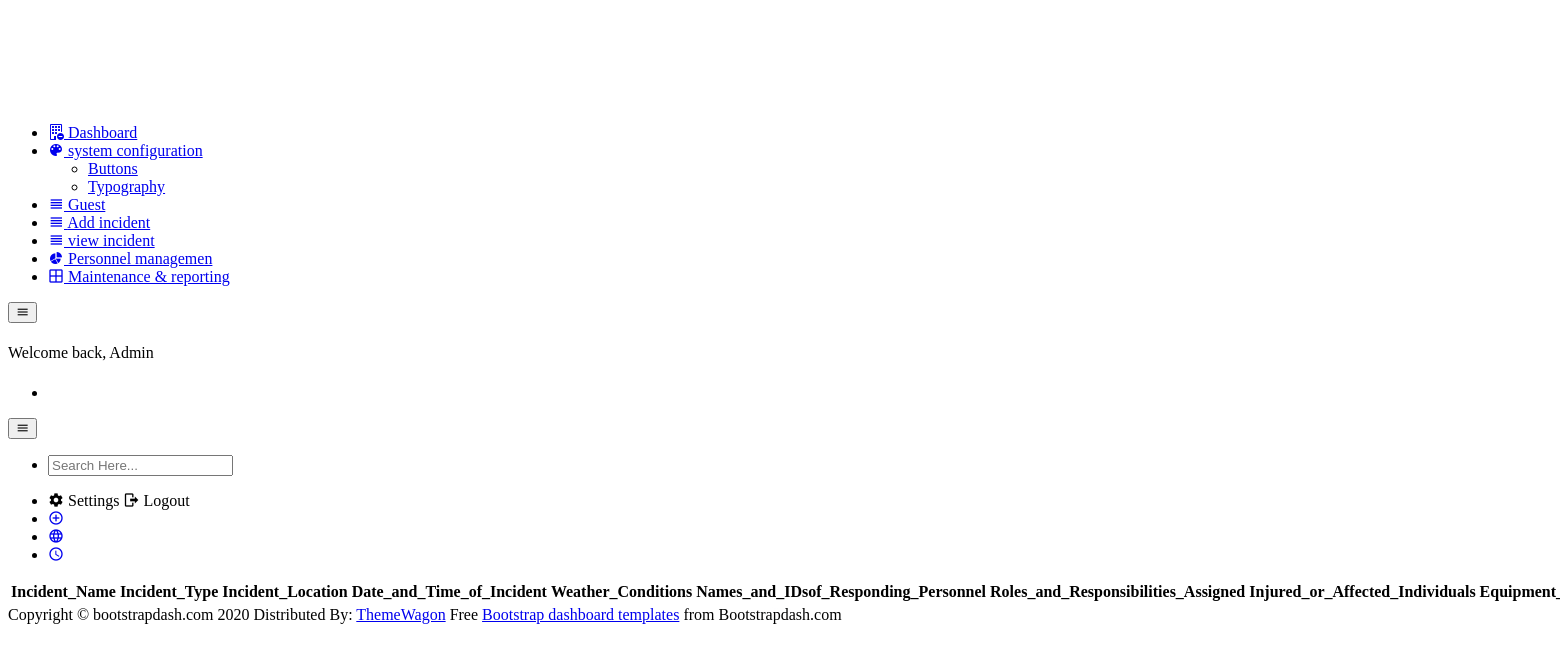
The page /viewIncident on the database as committed earlier.
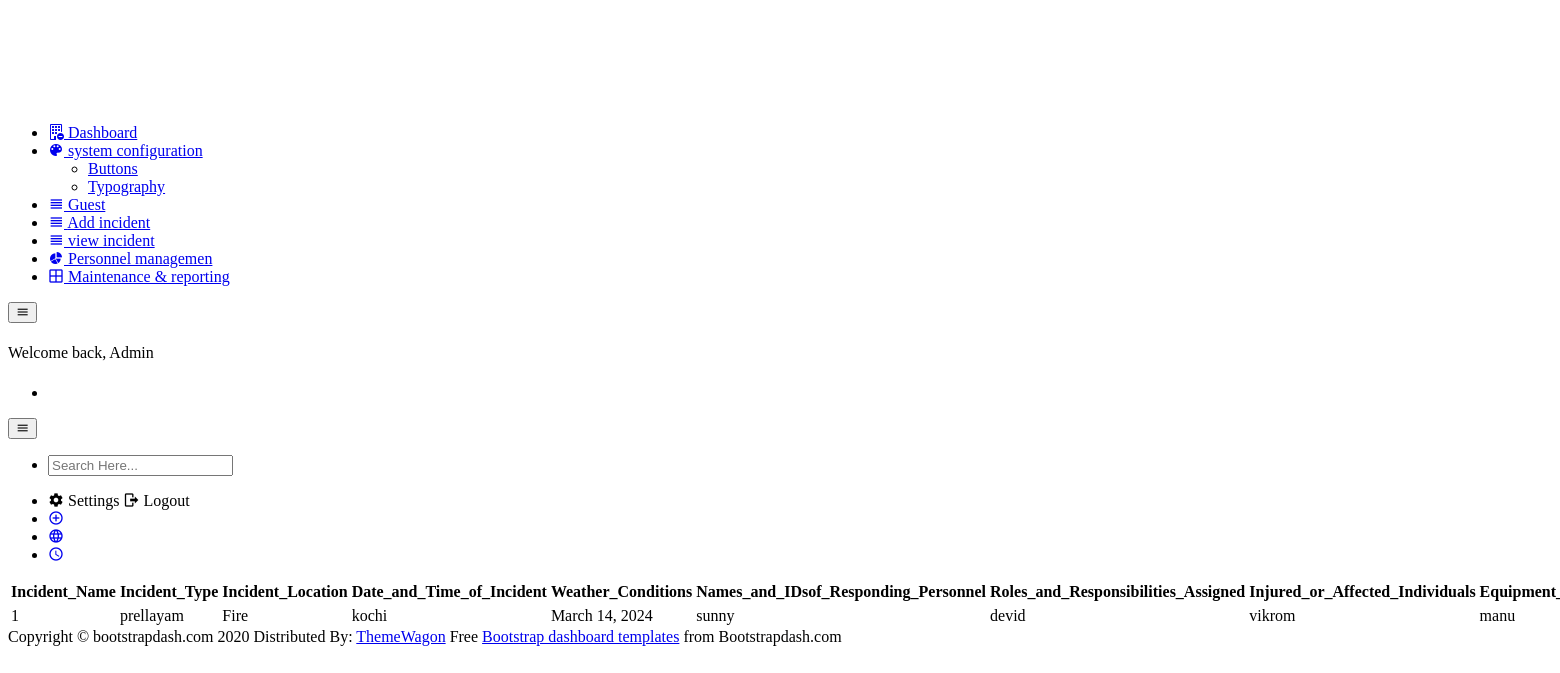
The same page on the database as committed later.
### fsApp/models.py (models this page shows, shortened)
class incident(models.Model):
    Incident_Name = models.CharField(max_length=100)
    Incident_Type = models.CharField(max_length=100,choices=IncidentType)
    Incident_Location = models.CharField(max_length=100)
    Date_and_Time_of_Incident = models.DateField(auto_now=True)
    Weather_Conditions = models.CharField(max_length=200)
    Names_and_IDsof_Responding_Personnel =models.CharField(max_length=100)
    Roles_and_Responsibilities_Assigned = models.CharField(max_length=200)
    Injured_or_Affected_Individuals = models.CharField(max_length=100)
    Equipment_Used = models.CharField(max_length=100)
    images = models.ImageField(upload_to='IncidentImage/')

### fsApp/Adminviews.py (the view)
# urls.py: path('viewIncident',Adminviews.viewIncident,name='viewIncident'),
def viewIncident(request):
    allIncident = incident.objects.all()
    return render(request,'admin/viewIncident.html',{'allIncident':allIncident})

### templates/admin/viewIncident.html (shortened to what this page needs)
{% extends 'fsAdminIndex.html' %}
{% block content %}
<table class="table table-striped table-hover">
      <tr>
          <thead>
        <th>Incident_Name</th>
        <th>Incident_Type</th>
        <th>Incident_Location</th>
        <th>Date_and_Time_of_Incident</th>
        <th>Weather_Conditions</th>
        <th>Names_and_IDsof_Responding_Personnel</th>
        <th>Roles_and_Responsibilities_Assigned</th>
        <th>Injured_or_Affected_Individuals</th>
        <th>Equipment_Used</th>
        </thead>
    </tr>
    <tbody>
    {% for i in allIncident %}
    <tr>
        <td>{{forloop.counter}}</td>
        <td>{{i.Incident_Name}}</td>
        <td>{{i.Incident_Type}}</td>
        <td>{{i.Incident_Location}}</td>
        <td>{{i.Date_and_Time_of_Incident}}</td>
        <td>{{i.Weather_Conditions}}</td>
        <td>{{i.Names_and_IDsof_Responding_Personnel}}</td>
        <td>{{i.Roles_and_Responsibilities_Assigned}}</td>
        <td>{{i.Injured_or_Affected_Individuals}}</td>
    </tr>
    {% endfor %}
    </tbody>
</table>
{% endblock %}

### templates/fsAdminIndex.html (shortened to what this page needs)
<!DOCTYPE html>
{% load static %}
<html lang="en">
<head>
  <link rel="stylesheet" href="{% static 'Admin/vendors/mdi/css/materialdesignicons.min.css' %}">
  <link rel="stylesheet" href="{% static 'Admin/vendors/css/vendor.bundle.base.css' %}">
  <link rel="stylesheet" href="{% static 'Admin/css/style.css' %}">
  <link rel="stylesheet" href="https://cdn.jsdelivr.net/npm/bootstrap-icons@1.11.3/font/bootstrap-icons.min.css">
</head>
<body>
  <div class="container-scroller d-flex">
    <nav class="sidebar sidebar-offcanvas" id="sidebar">
      <ul class="nav">
<br>
        <br>
        <br>
        <br>
        <br>
        <br>
        <li class="nav-item">
          <a class="nav-link" href="index.html">
            <i class="bi bi-building-dash"> </i>
               <span class="menu-title">Dashboard</span>
          </a>
        </li>
        <li class="nav-item">
          <a class="nav-link" data-toggle="collapse" href="#ui-basic" aria-expanded="false" aria-controls="ui-basic">
            <i class="mdi mdi-palette menu-icon"></i>
            <span class="menu-title">system configuration</span>
          </a>
          <div class="collapse" id="ui-basic">
            <ul class="nav flex-column sub-menu">
              <li class="nav-item"> <a class="nav-link" href="pages/ui-features/buttons.html">Buttons</a></li>
              <li class="nav-item"> <a class="nav-link" href="pages/ui-features/typography.html">Typography</a></li>
            </ul>
          </div>
        </li>
        <li class="nav-item">
          <a class="nav-link" href="{% url 'viewGuest' %}">
            <i class="mdi mdi-view-headline menu-icon"></i>
            <span class="menu-title">Guest</span>
          </a>
        </li>
        <li class="nav-item">
          <a class="nav-link" href="{% url 'incidentRegister' %}">
            <i class="mdi mdi-view-headline menu-icon"></i>
            <span class="menu-title">Add incident</span>
          </a>
        </li>
           <li class="nav-item">
          <a class="nav-link" href="{% url 'viewIncident' %}">
            <i class="mdi mdi-view-headline menu-icon"></i>
            <span class="menu-title"> view incident</span>
          </a>
        </li>
        <li class="nav-item">
          <a class="nav-link" href="pages/charts/chartjs.html">
            <i class="mdi mdi-chart-pie menu-icon"></i>
            <span class="menu-title">Personnel managemen</span>
          </a>
        </li>
        <li class="nav-item">
          <a class="nav-link" href="pages/tables/basic-table.html">
            <i class="mdi mdi-grid-large menu-icon"></i>
            <span class="menu-title">Maintenance & reporting</span>
          </a>
        </li>
      </ul>
    </nav>
    <div class="container-fluid page-body-wrapper">
      <nav class="navbar col-lg-12 col-12 px-0 py-0 py-lg-4 d-flex flex-row">
        <div class="navbar-menu-wrapper d-flex align-items-center justify-content-end">
          <button class="navbar-toggler navbar-toggler align-self-center" type="button" data-toggle="minimize">
            <span class="mdi mdi-menu"></span>
          </button>
          <h4 class="font-weight-bold mb-0 d-none d-md-block mt-1">Welcome back, Admin </h4>
          <ul class="navbar-nav navbar-nav-right">
            <li class="nav-item">
            </li>
          </ul>
          <button class="navbar-toggler navbar-toggler-right d-lg-none align-self-center" type="button" data-toggle="offcanvas">
            <span class="mdi mdi-menu"></span>
          </button>
        </div>
        <div class="navbar-menu-wrapper navbar-search-wrapper d-none d-lg-flex align-items-center">
          <ul class="navbar-nav mr-lg-2">
            <li class="nav-item nav-search d-none d-lg-block">
              <div class="input-group">
                <input type="text" class="form-control" placeholder="Search Here..." aria-label="search" aria-describedby="search">
              </div>
            </li>
          </ul>
          <ul class="navbar-nav navbar-nav-right">
            <li class="nav-item nav-profile dropdown">
              <div class="dropdown-menu dropdown-menu-right navbar-dropdown" aria-labelledby="profileDropdown">
                <a class="dropdown-item">
                  <i class="mdi mdi-settings text-primary"></i>
                  Settings
                </a>
                <a class="dropdown-item">
                  <i class="mdi mdi-logout text-primary"></i>
                  Logout
                </a>
              </div>
            </li>
            <li class="nav-item">
              <a href="#" class="nav-link icon-link">
                <i class="mdi mdi-plus-circle-outline"></i>
              </a>
            </li>
            <li class="nav-item">
              <a href="#" class="nav-link icon-link">
                <i class="mdi mdi-web"></i>
              </a>
            </li>
            <li class="nav-item">
              <a href="#" class="nav-link icon-link">
                <i class="mdi mdi-clock-outline"></i>
              </a>
            </li>
          </ul>
        </div>
      </nav>
      <div class="main-panel">
        <div class="content-wrapper">
          <div class="row">
            <div class="col-12 col-xl-6 grid-margin stretch-card">
                {% block content %}
                {% endblock %}
            </div>
          </div>
        </div>
        <footer class="footer">
          <div class="card">
            <div class="card-body">
              <div class="d-sm-flex justify-content-center justify-content-sm-between">
                <span class="text-muted d-block text-center text-sm-left d-sm-inline-block">Copyright © bootstrapdash.com 2020</span>
                <span class="text-muted d-block text-center text-sm-left d-sm-inline-block">Distributed By: <a href="https://www.themewagon.com/" target="_blank">ThemeWagon</a></span>
                <span class="float-none float-sm-right d-block mt-1 mt-sm-0 text-center"> Free <a href="https://www.bootstrapdash.com/" target="_blank">Bootstrap dashboard templates</a> from Bootstrapdash.com</span>
              </div>
            </div>
          </div>
        </footer>
      </div>
    </div>
  </div>
</body>
</html>

### static/css/style.css (style rules this page uses)
:root { --primary: #2124B1; --secondary: #4777F5; --light: #F7FAFF; --dark: #1D1D27; }
h4, h5, h6, .fw-medium { font-weight: 500 !important; }
.footer { background: url(../img/footer.png) center center no-repeat; background-size: contain; }

Rows that differ between the two databases and show on the page:
added incident: Incident_Name "prellayam", Incident_Type "Fire", Incident_Location "kochi", Date_and_Time_of_Incident "March 14, 2024", Weather_Conditions "sunny", Names_and_IDsof_Responding_Personnel "devid", Roles_and_Responsibilities_Assigned "vikrom", Injured_or_Affected_Individuals "manu"
